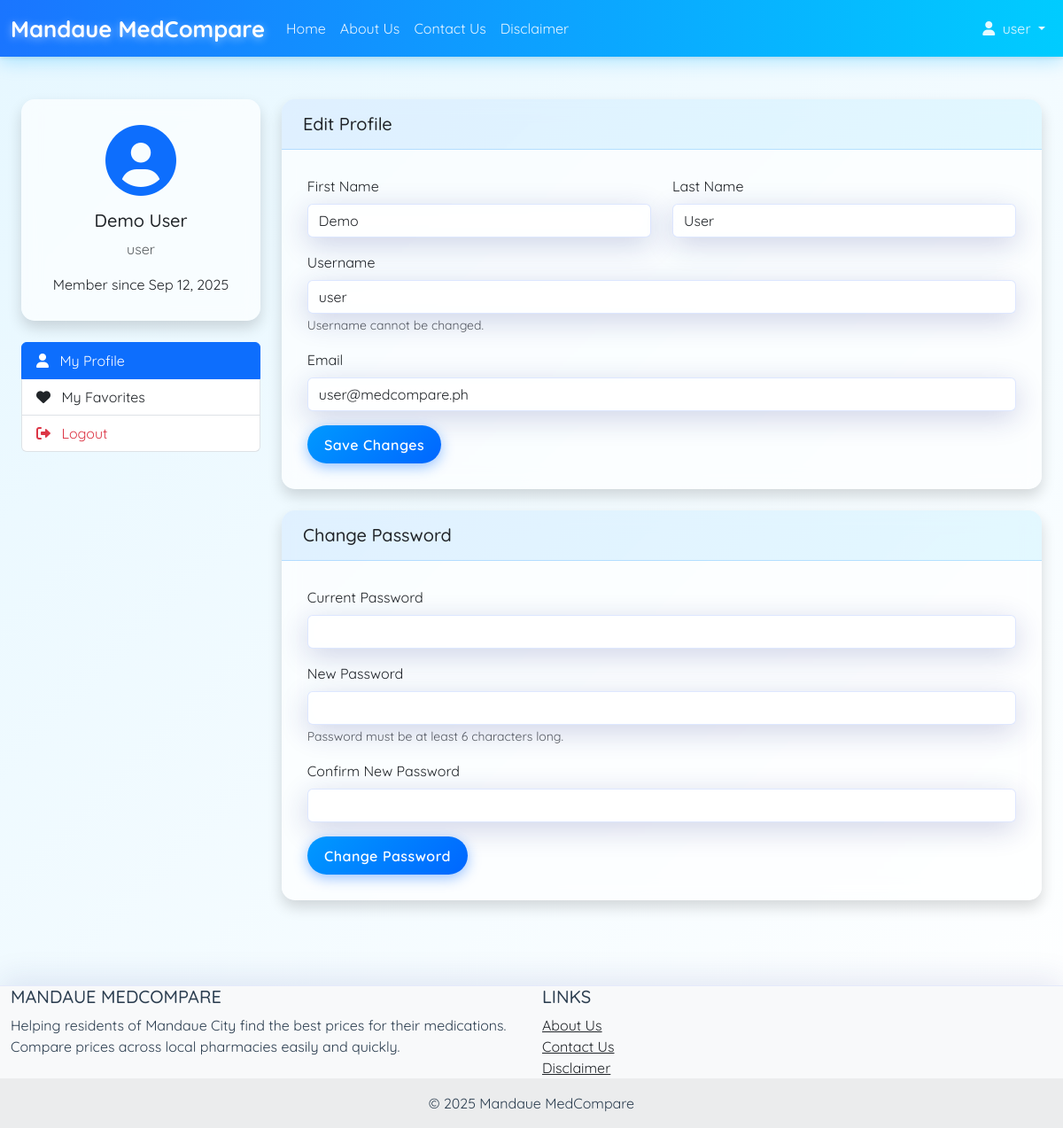
Page /user/profile.php (signed in) on the committed database.
### tables this page shows
CREATE TABLE `regular_users` (
  `id` int(11) NOT NULL,
  `username` varchar(50) NOT NULL,
  `password` varchar(255) NOT NULL,
  `email` varchar(100) NOT NULL,
  `first_name` varchar(50) DEFAULT NULL,
  `last_name` varchar(50) DEFAULT NULL,
  `created_at` timestamp NOT NULL DEFAULT current_timestamp(),
  `updated_at` timestamp NOT NULL DEFAULT current_timestamp() ON UPDATE current_timestamp()
);

### includes/db.php (called while the page is built, shortened)
<?php
class Database {
    private $connection;
    private static $instance = null;
    private function __construct() {
        $this->connection = new mysqli(DB_HOST, DB_USER, DB_PASS, DB_NAME);
        $this->connection->set_charset('utf8');
    }
    public static function getInstance() {
        if (self::$instance == null) {
            self::$instance = new Database();
        }
        return self::$instance;
    }
    public function query($sql) {
        return $this->connection->query($sql);
    }
}
?>

### user/profile.php (the view, shortened to what this page needs)
<?php
$db = Database::getInstance();
$userId = $_SESSION['user_id'];
$result = $db->query("SELECT * FROM regular_users WHERE id = $userId");
$user = $result->fetch_assoc();
include_once 'includes/header.php';
?>
<div class="container py-4">
    <div class="row">
        <div class="col-lg-3">
            <div class="card shadow mb-4">
                <div class="card-body text-center">
                    <div class="mb-3">
                        <i class="fas fa-user-circle fa-5x text-primary"></i>
                    </div>
                    <h5 class="card-title"><?php echo htmlspecialchars($user['first_name'] . ' ' . $user['last_name']); ?></h5>
                    <p class="card-text text-muted"><?php echo htmlspecialchars($user['username']); ?></p>
                    <p class="card-text">Member since <?php echo date('M d, Y', strtotime($user['created_at'])); ?></p>
                </div>
            </div>
            <div class="list-group mb-4">
                <a href="profile.php" class="list-group-item list-group-item-action active">
                    <i class="fas fa-user me-2"></i> My Profile
                </a>
                <a href="favorites.php" class="list-group-item list-group-item-action">
                    <i class="fas fa-heart me-2"></i> My Favorites
                </a>
                <a href="logout.php" class="list-group-item list-group-item-action text-danger">
                    <i class="fas fa-sign-out-alt me-2"></i> Logout
                </a>
            </div>
        </div>
        <div class="col-lg-9">
            <div class="card shadow mb-4">
                <div class="card-header">
                    <h5 class="card-title mb-0">Edit Profile</h5>
                </div>
                <div class="card-body">
                    <form method="POST" action="">
                        <div class="row mb-3">
                            <div class="col-md-6">
                                <label for="first_name" class="form-label">First Name</label>
                                <input type="text" class="form-control" id="first_name" name="first_name" value="<?php echo htmlspecialchars($user['first_name']); ?>">
                            </div>
                            <div class="col-md-6">
                                <label for="last_name" class="form-label">Last Name</label>
                                <input type="text" class="form-control" id="last_name" name="last_name" value="<?php echo htmlspecialchars($user['last_name']); ?>">
                            </div>
                        </div>
                        <div class="mb-3">
                            <label for="username" class="form-label">Username</label>
                            <input type="text" class="form-control" value="<?php echo htmlspecialchars($user['username']); ?>" readonly>
                            <small class="text-muted">Username cannot be changed.</small>
                        </div>
                        <div class="mb-3">
                            <label for="email" class="form-label">Email</label>
                            <input type="email" class="form-control" id="email" name="email" value="<?php echo htmlspecialchars($user['email']); ?>" required>
                        </div>
                        <button type="submit" class="btn btn-primary">Save Changes</button>
                    </form>
                </div>
            </div>
            <div class="card shadow">
                <div class="card-header">
                    <h5 class="card-title mb-0">Change Password</h5>
                </div>
                <div class="card-body">
                    <form method="POST" action="">
                        <div class="mb-3">
                            <label for="current_password" class="form-label">Current Password</label>
                            <input type="password" class="form-control" id="current_password" name="current_password" required>
                        </div>
                        <div class="mb-3">
                            <label for="new_password" class="form-label">New Password</label>
                            <input type="password" class="form-control" id="new_password" name="new_password" required>
                            <small class="text-muted">Password must be at least 6 characters long.</small>
                        </div>
                        <div class="mb-3">
                            <label for="confirm_password" class="form-label">Confirm New Password</label>
                            <input type="password" class="form-control" id="confirm_password" name="confirm_password" required>
                        </div>
                        <button type="submit" class="btn btn-primary">Change Password</button>
                    </form>
                </div>
            </div>
        </div>
    </div>
</div>
<?php include_once 'includes/footer.php'; ?>

### assets/css/styles.css (style rules this page uses)
body { background: linear-gradient(135deg, #e6f7ff 0%, #ffffff 100%); color: #2c3e50; font-family: 'Quicksand', 'Segoe UI', sans-serif; }
.container { max-width: 1200px; }
.card, .btn, .form-control, .dropdown-menu, .alert { backdrop-filter: blur(10px); -webkit-backdrop-filter: blur(10px); background-color: rgba(255, 255, 255, 0.65); border: 1px solid rgba(148, 176, 255, 0.3); box-shadow: 0 8px 32px 0 rgba(31, 38, 135, 0.2); }
.card { border: none; border-radius: 15px; transition: transform 0.4s ease, box-shadow 0.4s ease; overflow: hidden; }
.card-header { background: linear-gradient(135deg, rgba(0, 123, 255, 0.1) 0%, rgba(0, 192, 255, 0.1) 100%); font-weight: 600; border-bottom: 1px solid rgba(0, 140, 255, 0.2); padding: 1rem 1.5rem; }
.card-body { padding: 1.8rem; }
.btn { border-radius: 50px; padding: 0.6rem 1.2rem; font-weight: 600; letter-spacing: 0.5px; transition: all 0.3s ease; border: none; }
.btn-primary { background: linear-gradient(135deg, #0099ff 0%, #0066ff 100%); box-shadow: 0 4px 15px rgba(0, 102, 255, 0.4); }

### rows in the picture
regular_users: first_name+last_name "Demo User", username "user", created_at "Sep 12, 2025", first_name "Demo", last_name "User", email "user@medcompare.ph"

### other values in the picture
APP_NAME "Mandaue MedCompare"
$_SESSION['user_username'] "user"
APP_NAME "MANDAUE MEDCOMPARE"
